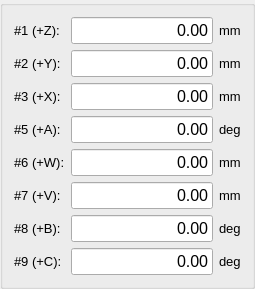
          <widget class="QGroupBox" name="gb_axis_readings">
           <property name="title">
            <string/>
           </property>
           <layout class="QGridLayout" name="gridLayout_4">
            <item row="7" column="2">
             <widget class="QLabel" name="la_mo_pos9_unit">
              <property name="font">
               <font>
                <pointsize>10</pointsize>
               </font>
              </property>
              <property name="text">
               <string>deg</string>
              </property>
             </widget>
            </item>
            <item row="0" column="0">
             <widget class="QLabel" name="la_mo_pos1">
              <property name="font">
               <font>
                <pointsize>10</pointsize>
               </font>
              </property>
              <property name="text">
               <string>#1 (+Z):</string>
              </property>
             </widget>
            </item>
            <item row="0" column="1">
             <widget class="QLineEdit" name="le_mo_pos1">
              <property name="font">
               <font>
                <pointsize>12</pointsize>
                <weight>50</weight>
                <bold>false</bold>
               </font>
              </property>
              <property name="text">
               <string>0.00</string>
              </property>
              <property name="alignment">
               <set>Qt::AlignRight|Qt::AlignTrailing|Qt::AlignVCenter</set>
              </property>
              <property name="readOnly">
               <bool>true</bool>
              </property>
             </widget>
            </item>
            <item row="0" column="2">
             <widget class="QLabel" name="la_mo_pos1_unit">
              <property name="font">
               <font>
                <pointsize>10</pointsize>
               </font>
              </property>
              <property name="text">
               <string>mm</string>
              </property>
             </widget>
            </item>
            <item row="7" column="1">
             <widget class="QLineEdit" name="le_mo_pos9">
              <property name="font">
               <font>
                <pointsize>12</pointsize>
                <weight>50</weight>
                <bold>false</bold>
               </font>
              </property>
              <property name="text">
               <string>0.00</string>
              </property>
              <property name="alignment">
               <set>Qt::AlignRight|Qt::AlignTrailing|Qt::AlignVCenter</set>
              </property>
              <property name="readOnly">
               <bool>true</bool>
              </property>
             </widget>
            </item>
            <item row="1" column="0">
             <widget class="QLabel" name="la_mo_pos2">
              <property name="font">
               <font>
                <pointsize>10</pointsize>
               </font>
              </property>
              <property name="text">
               <string>#2 (+Y):</string>
              </property>
             </widget>
            </item>
            <item row="1" column="1">
             <widget class="QLineEdit" name="le_mo_pos2">
              <property name="font">
               <font>
                <pointsize>12</pointsize>
                <weight>50</weight>
                <bold>false</bold>
               </font>
              </property>
              <property name="text">
               <string>0.00</string>
              </property>
              <property name="alignment">
               <set>Qt::AlignRight|Qt::AlignTrailing|Qt::AlignVCenter</set>
              </property>
              <property name="readOnly">
               <bool>true</bool>
              </property>
             </widget>
            </item>
            <item row="1" column="2">
             <widget class="QLabel" name="la_mo_pos2_unit">
              <property name="font">
               <font>
                <pointsize>10</pointsize>
               </font>
              </property>
              <property name="text">
               <string>mm</string>
              </property>
             </widget>
            </item>
            <item row="2" column="0">
             <widget class="QLabel" name="la_mo_pos3">
              <property name="font">
               <font>
                <pointsize>10</pointsize>
               </font>
              </property>
              <property name="text">
               <string>#3 (+X):</string>
              </property>
             </widget>
            </item>
            <item row="2" column="1">
             <widget class="QLineEdit" name="le_mo_pos3">
              <property name="font">
               <font>
                <pointsize>12</pointsize>
                <weight>50</weight>
                <bold>false</bold>
               </font>
              </property>
              <property name="text">
               <string>0.00</string>
              </property>
              <property name="alignment">
               <set>Qt::AlignRight|Qt::AlignTrailing|Qt::AlignVCenter</set>
              </property>
              <property name="readOnly">
               <bool>true</bool>
              </property>
             </widget>
            </item>
            <item row="2" column="2">
             <widget class="QLabel" name="la_mo_pos3_unit">
              <property name="font">
               <font>
                <pointsize>10</pointsize>
               </font>
              </property>
              <property name="text">
               <string>mm</string>
              </property>
             </widget>
            </item>
            <item row="3" column="0">
             <widget class="QLabel" name="la_mo_pos5">
              <property name="font">
               <font>
                <pointsize>10</pointsize>
               </font>
              </property>
              <property name="text">
               <string>#5 (+A):</string>
              </property>
             </widget>
            </item>
            <item row="3" column="1">
             <widget class="QLineEdit" name="le_mo_pos5">
              <property name="font">
               <font>
                <pointsize>12</pointsize>
                <weight>50</weight>
                <bold>false</bold>
               </font>
              </property>
              <property name="text">
               <string>0.00</string>
              </property>
              <property name="alignment">
               <set>Qt::AlignRight|Qt::AlignTrailing|Qt::AlignVCenter</set>
              </property>
              <property name="readOnly">
               <bool>true</bool>
              </property>
             </widget>
            </item>
            <item row="3" column="2">
             <widget class="QLabel" name="la_mo_pos5_unit">
              <property name="font">
               <font>
                <pointsize>10</pointsize>
               </font>
              </property>
              <property name="text">
               <string>deg</string>
              </property>
             </widget>
            </item>
            <item row="4" column="0">
             <widget class="QLabel" name="la_mo_pos6">
              <property name="font">
               <font>
                <pointsize>10</pointsize>
               </font>
              </property>
              <property name="text">
               <string>#6 (+W):</string>
              </property>
             </widget>
            </item>
            <item row="4" column="1">
             <widget class="QLineEdit" name="le_mo_pos6">
              <property name="font">
               <font>
                <pointsize>12</pointsize>
                <weight>50</weight>
                <bold>false</bold>
               </font>
              </property>
              <property name="text">
               <string>0.00</string>
              </property>
              <property name="alignment">
               <set>Qt::AlignRight|Qt::AlignTrailing|Qt::AlignVCenter</set>
              </property>
              <property name="readOnly">
               <bool>true</bool>
              </property>
             </widget>
            </item>
            <item row="4" column="2">
             <widget class="QLabel" name="la_mo_pos6_unit">
              <property name="font">
               <font>
                <pointsize>10</pointsize>
               </font>
              </property>
              <property name="text">
               <string>mm</string>
              </property>
             </widget>
            </item>
            <item row="5" column="0">
             <widget class="QLabel" name="la_mo_pos7">
              <property name="font">
               <font>
                <pointsize>10</pointsize>
               </font>
              </property>
              <property name="text">
               <string>#7 (+V):</string>
              </property>
             </widget>
            </item>
            <item row="5" column="1">
             <widget class="QLineEdit" name="le_mo_pos7">
              <property name="font">
               <font>
                <pointsize>12</pointsize>
                <weight>50</weight>
                <bold>false</bold>
               </font>
              </property>
              <property name="text">
               <string>0.00</string>
              </property>
              <property name="alignment">
               <set>Qt::AlignRight|Qt::AlignTrailing|Qt::AlignVCenter</set>
              </property>
              <property name="readOnly">
               <bool>true</bool>
              </property>
             </widget>
            </item>
            <item row="5" column="2">
             <widget class="QLabel" name="la_mo_pos7_unit">
              <property name="font">
               <font>
                <pointsize>10</pointsize>
               </font>
              </property>
              <property name="text">
               <string>mm</string>
              </property>
             </widget>
            </item>
            <item row="6" column="0">
             <widget class="QLabel" name="la_mo_pos8">
              <property name="font">
               <font>
                <pointsize>10</pointsize>
               </font>
              </property>
              <property name="text">
               <string>#8 (+B):</string>
              </property>
             </widget>
            </item>
            <item row="6" column="1">
             <widget class="QLineEdit" name="le_mo_pos8">
              <property name="font">
               <font>
                <pointsize>12</pointsize>
                <weight>50</weight>
                <bold>false</bold>
               </font>
              </property>
              <property name="text">
               <string>0.00</string>
              </property>
              <property name="alignment">
               <set>Qt::AlignRight|Qt::AlignTrailing|Qt::AlignVCenter</set>
              </property>
              <property name="readOnly">
               <bool>true</bool>
              </property>
             </widget>
            </item>
            <item row="6" column="2">
             <widget class="QLabel" name="la_mo_pos8_unit">
              <property name="font">
               <font>
                <pointsize>10</pointsize>
               </font>
              </property>
              <property name="text">
               <string>deg</string>
              </property>
             </widget>
            </item>
            <item row="7" column="0">
             <widget class="QLabel" name="la_mo_pos9">
              <property name="font">
               <font>
                <pointsize>10</pointsize>
               </font>
              </property>
              <property name="text">
               <string>#9 (+C):</string>
              </property>
             </widget>
            </item>
           </layout>
          </widget>
